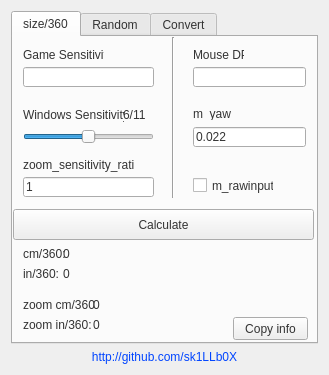
<?xml version="1.0" encoding="UTF-8"?>
<ui version="4.0">
 <class>Form</class>
 <widget class="QWidget" name="Form">
  <property name="geometry">
   <rect>
    <x>0</x>
    <y>0</y>
    <width>329</width>
    <height>375</height>
   </rect>
  </property>
  <property name="windowTitle">
   <string>Sensitivity Tools</string>
  </property>
  <property name="styleSheet">
   <string notr="true">color: #333;</string>
  </property>
  <layout class="QVBoxLayout" name="verticalLayout">
   <item>
    <layout class="QHBoxLayout" name="horizontalLayout"/>
   </item>
   <item>
    <widget class="QTabWidget" name="tabWidget">
     <property name="currentIndex">
      <number>0</number>
     </property>
     <widget class="QWidget" name="size">
      <attribute name="title">
       <string>size/360</string>
      </attribute>
      <widget class="QPushButton" name="size_calculate">
       <property name="geometry">
        <rect>
         <x>0</x>
         <y>172</y>
         <width>301</width>
         <height>31</height>
        </rect>
       </property>
       <property name="text">
        <string>Calculate</string>
       </property>
      </widget>
      <widget class="QLabel" name="label">
       <property name="geometry">
        <rect>
         <x>10</x>
         <y>210</y>
         <width>46</width>
         <height>13</height>
        </rect>
       </property>
       <property name="text">
        <string>cm/360:</string>
       </property>
      </widget>
      <widget class="QLineEdit" name="size_sens">
       <property name="geometry">
        <rect>
         <x>10</x>
         <y>30</y>
         <width>131</width>
         <height>20</height>
        </rect>
       </property>
      </widget>
      <widget class="QLineEdit" name="size_dpi">
       <property name="geometry">
        <rect>
         <x>180</x>
         <y>30</y>
         <width>113</width>
         <height>20</height>
        </rect>
       </property>
      </widget>
      <widget class="QSlider" name="size_win_sens">
       <property name="geometry">
        <rect>
         <x>10</x>
         <y>90</y>
         <width>131</width>
         <height>19</height>
        </rect>
       </property>
       <property name="minimum">
        <number>1</number>
       </property>
       <property name="maximum">
        <number>11</number>
       </property>
       <property name="value">
        <number>6</number>
       </property>
       <property name="orientation">
        <enum>Qt::Horizontal</enum>
       </property>
      </widget>
      <widget class="QLabel" name="label_2">
       <property name="geometry">
        <rect>
         <x>10</x>
         <y>10</y>
         <width>81</width>
         <height>16</height>
        </rect>
       </property>
       <property name="text">
        <string>Game Sensitivity</string>
       </property>
      </widget>
      <widget class="QLabel" name="label_3">
       <property name="geometry">
        <rect>
         <x>180</x>
         <y>10</y>
         <width>51</width>
         <height>16</height>
        </rect>
       </property>
       <property name="text">
        <string>Mouse DPI</string>
       </property>
      </widget>
      <widget class="QLabel" name="label_4">
       <property name="geometry">
        <rect>
         <x>180</x>
         <y>70</y>
         <width>46</width>
         <height>13</height>
        </rect>
       </property>
       <property name="text">
        <string>m_yaw</string>
       </property>
      </widget>
      <widget class="QLineEdit" name="size_yaw">
       <property name="geometry">
        <rect>
         <x>180</x>
         <y>90</y>
         <width>113</width>
         <height>20</height>
        </rect>
       </property>
       <property name="text">
        <string>0.022</string>
       </property>
      </widget>
      <widget class="QLabel" name="label_5">
       <property name="geometry">
        <rect>
         <x>10</x>
         <y>70</y>
         <width>101</width>
         <height>16</height>
        </rect>
       </property>
       <property name="text">
        <string>Windows Sensitivity:</string>
       </property>
      </widget>
      <widget class="QLabel" name="size_label_win">
       <property name="geometry">
        <rect>
         <x>110</x>
         <y>70</y>
         <width>46</width>
         <height>16</height>
        </rect>
       </property>
       <property name="text">
        <string>6/11</string>
       </property>
      </widget>
      <widget class="QLabel" name="label_6">
       <property name="geometry">
        <rect>
         <x>10</x>
         <y>230</y>
         <width>46</width>
         <height>13</height>
        </rect>
       </property>
       <property name="text">
        <string>in/360:</string>
       </property>
      </widget>
      <widget class="QLabel" name="label_7">
       <property name="geometry">
        <rect>
         <x>10</x>
         <y>120</y>
         <width>111</width>
         <height>16</height>
        </rect>
       </property>
       <property name="text">
        <string>zoom_sensitivity_ratio</string>
       </property>
      </widget>
      <widget class="QLineEdit" name="size_zoom">
       <property name="geometry">
        <rect>
         <x>10</x>
         <y>140</y>
         <width>131</width>
         <height>20</height>
        </rect>
       </property>
       <property name="text">
        <string>1</string>
       </property>
      </widget>
      <widget class="QLabel" name="label_8">
       <property name="geometry">
        <rect>
         <x>10</x>
         <y>260</y>
         <width>71</width>
         <height>16</height>
        </rect>
       </property>
       <property name="text">
        <string>zoom cm/360:</string>
       </property>
      </widget>
      <widget class="QLabel" name="label_9">
       <property name="geometry">
        <rect>
         <x>10</x>
         <y>280</y>
         <width>71</width>
         <height>16</height>
        </rect>
       </property>
       <property name="text">
        <string>zoom in/360:</string>
       </property>
      </widget>
      <widget class="QLabel" name="size_result_cm">
       <property name="geometry">
        <rect>
         <x>50</x>
         <y>210</y>
         <width>46</width>
         <height>13</height>
        </rect>
       </property>
       <property name="text">
        <string>0</string>
       </property>
      </widget>
      <widget class="QLabel" name="size_result_in">
       <property name="geometry">
        <rect>
         <x>50</x>
         <y>230</y>
         <width>46</width>
         <height>13</height>
        </rect>
       </property>
       <property name="text">
        <string>0</string>
       </property>
      </widget>
      <widget class="QLabel" name="size_result_zoom_cm">
       <property name="geometry">
        <rect>
         <x>80</x>
         <y>260</y>
         <width>46</width>
         <height>16</height>
        </rect>
       </property>
       <property name="text">
        <string>0</string>
       </property>
      </widget>
      <widget class="QLabel" name="size_result_zoom_in">
       <property name="geometry">
        <rect>
         <x>80</x>
         <y>280</y>
         <width>46</width>
         <height>16</height>
        </rect>
       </property>
       <property name="text">
        <string>0</string>
       </property>
      </widget>
      <widget class="QCheckBox" name="size_rawinput">
       <property name="geometry">
        <rect>
         <x>180</x>
         <y>140</y>
         <width>81</width>
         <height>17</height>
        </rect>
       </property>
       <property name="toolTip">
        <string>will reset windows sensitivity to 6/11</string>
       </property>
       <property name="text">
        <string>m_rawinput</string>
       </property>
      </widget>
      <widget class="Line" name="line">
       <property name="geometry">
        <rect>
         <x>150</x>
         <y>0</y>
         <width>20</width>
         <height>161</height>
        </rect>
       </property>
       <property name="orientation">
        <enum>Qt::Vertical</enum>
       </property>
      </widget>
      <widget class="QPushButton" name="size_copy">
       <property name="enabled">
        <bool>true</bool>
       </property>
       <property name="geometry">
        <rect>
         <x>220</x>
         <y>280</y>
         <width>75</width>
         <height>23</height>
        </rect>
       </property>
       <property name="text">
        <string>Copy info</string>
       </property>
      </widget>
     </widget>
     <widget class="QWidget" name="random">
      <attribute name="title">
       <string>Random</string>
      </attribute>
      <widget class="QLabel" name="label_10">
       <property name="geometry">
        <rect>
         <x>10</x>
         <y>10</y>
         <width>61</width>
         <height>16</height>
        </rect>
       </property>
       <property name="text">
        <string>Mouse DPI</string>
       </property>
      </widget>
      <widget class="QLineEdit" name="random_dpi">
       <property name="geometry">
        <rect>
         <x>10</x>
         <y>30</y>
         <width>113</width>
         <height>20</height>
        </rect>
       </property>
      </widget>
      <widget class="QPushButton" name="random_generate">
       <property name="geometry">
        <rect>
         <x>0</x>
         <y>150</y>
         <width>301</width>
         <height>31</height>
        </rect>
       </property>
       <property name="text">
        <string>Generate</string>
       </property>
      </widget>
      <widget class="QLabel" name="label_11">
       <property name="geometry">
        <rect>
         <x>10</x>
         <y>240</y>
         <width>71</width>
         <height>16</height>
        </rect>
       </property>
       <property name="text">
        <string>Mouse DPI:</string>
       </property>
      </widget>
      <widget class="QLabel" name="label_12">
       <property name="geometry">
        <rect>
         <x>10</x>
         <y>220</y>
         <width>91</width>
         <height>16</height>
        </rect>
       </property>
       <property name="text">
        <string>Game Sensitivity:</string>
       </property>
      </widget>
      <widget class="QLabel" name="label_13">
       <property name="geometry">
        <rect>
         <x>10</x>
         <y>270</y>
         <width>46</width>
         <height>13</height>
        </rect>
       </property>
       <property name="text">
        <string>cm/360:</string>
       </property>
      </widget>
      <widget class="QLabel" name="label_14">
       <property name="geometry">
        <rect>
         <x>10</x>
         <y>290</y>
         <width>46</width>
         <height>13</height>
        </rect>
       </property>
       <property name="text">
        <string>in/360:</string>
       </property>
      </widget>
      <widget class="QSlider" name="random_slider_type">
       <property name="geometry">
        <rect>
         <x>140</x>
         <y>30</y>
         <width>160</width>
         <height>19</height>
        </rect>
       </property>
       <property name="minimum">
        <number>1</number>
       </property>
       <property name="maximum">
        <number>3</number>
       </property>
       <property name="value">
        <number>2</number>
       </property>
       <property name="orientation">
        <enum>Qt::Horizontal</enum>
       </property>
      </widget>
      <widget class="QCheckBox" name="random_check_type">
       <property name="geometry">
        <rect>
         <x>140</x>
         <y>10</y>
         <width>51</width>
         <height>17</height>
        </rect>
       </property>
       <property name="text">
        <string>Type:</string>
       </property>
       <property name="checked">
        <bool>true</bool>
       </property>
      </widget>
      <widget class="QLabel" name="random_type">
       <property name="geometry">
        <rect>
         <x>190</x>
         <y>10</y>
         <width>46</width>
         <height>16</height>
        </rect>
       </property>
       <property name="text">
        <string>Medium</string>
       </property>
      </widget>
      <widget class="QLabel" name="random_gen_sens">
       <property name="geometry">
        <rect>
         <x>100</x>
         <y>220</y>
         <width>46</width>
         <height>16</height>
        </rect>
       </property>
       <property name="text">
        <string>0</string>
       </property>
      </widget>
      <widget class="QLabel" name="random_gen_cm">
       <property name="geometry">
        <rect>
         <x>50</x>
         <y>270</y>
         <width>46</width>
         <height>13</height>
        </rect>
       </property>
       <property name="text">
        <string>0</string>
       </property>
      </widget>
      <widget class="QLabel" name="random_gen_in">
       <property name="geometry">
        <rect>
         <x>50</x>
         <y>290</y>
         <width>46</width>
         <height>13</height>
        </rect>
       </property>
       <property name="text">
        <string>0</string>
       </property>
      </widget>
      <widget class="QLabel" name="random_gen_dpi">
       <property name="geometry">
        <rect>
         <x>70</x>
         <y>240</y>
         <width>46</width>
         <height>16</height>
        </rect>
       </property>
       <property name="text">
        <string>0</string>
       </property>
      </widget>
      <widget class="QLabel" name="label_15">
       <property name="geometry">
        <rect>
         <x>10</x>
         <y>60</y>
         <width>46</width>
         <height>13</height>
        </rect>
       </property>
       <property name="text">
        <string>Mouse:</string>
       </property>
      </widget>
      <widget class="QRadioButton" name="random_razer">
       <property name="geometry">
        <rect>
         <x>10</x>
         <y>100</y>
         <width>291</width>
         <height>17</height>
        </rect>
       </property>
       <property name="text">
        <string>Razer -&gt; 400-6400 DPI</string>
       </property>
      </widget>
      <widget class="QRadioButton" name="random_logitech">
       <property name="geometry">
        <rect>
         <x>10</x>
         <y>80</y>
         <width>291</width>
         <height>17</height>
        </rect>
       </property>
       <property name="text">
        <string>Logitech -&gt; 400-4000 DPI</string>
       </property>
       <property name="checked">
        <bool>true</bool>
       </property>
      </widget>
      <widget class="QRadioButton" name="random_zowie">
       <property name="geometry">
        <rect>
         <x>10</x>
         <y>120</y>
         <width>291</width>
         <height>17</height>
        </rect>
       </property>
       <property name="text">
        <string>Zowie -&gt; 450 or 1150 or 2300 DPI</string>
       </property>
      </widget>
      <widget class="Line" name="line_2">
       <property name="geometry">
        <rect>
         <x>0</x>
         <y>190</y>
         <width>301</width>
         <height>20</height>
        </rect>
       </property>
       <property name="orientation">
        <enum>Qt::Horizontal</enum>
       </property>
      </widget>
     </widget>
     <widget class="QWidget" name="convert">
      <attribute name="title">
       <string>Convert</string>
      </attribute>
      <widget class="QLineEdit" name="convert_dpi">
       <property name="geometry">
        <rect>
         <x>10</x>
         <y>30</y>
         <width>113</width>
         <height>20</height>
        </rect>
       </property>
      </widget>
      <widget class="QPushButton" name="convert_btn">
       <property name="geometry">
        <rect>
         <x>180</x>
         <y>160</y>
         <width>111</width>
         <height>41</height>
        </rect>
       </property>
       <property name="text">
        <string>Convert</string>
       </property>
      </widget>
      <widget class="QLabel" name="label_16">
       <property name="geometry">
        <rect>
         <x>10</x>
         <y>10</y>
         <width>71</width>
         <height>16</height>
        </rect>
       </property>
       <property name="text">
        <string>DPI</string>
       </property>
      </widget>
      <widget class="QLineEdit" name="convert_sens">
       <property name="geometry">
        <rect>
         <x>10</x>
         <y>90</y>
         <width>113</width>
         <height>20</height>
        </rect>
       </property>
      </widget>
      <widget class="QLabel" name="label_17">
       <property name="geometry">
        <rect>
         <x>10</x>
         <y>70</y>
         <width>101</width>
         <height>16</height>
        </rect>
       </property>
       <property name="text">
        <string>Sensitivity</string>
       </property>
      </widget>
      <widget class="QLineEdit" name="convert_new_dpi">
       <property name="geometry">
        <rect>
         <x>10</x>
         <y>160</y>
         <width>113</width>
         <height>20</height>
        </rect>
       </property>
      </widget>
      <widget class="QLabel" name="label_18">
       <property name="geometry">
        <rect>
         <x>10</x>
         <y>140</y>
         <width>46</width>
         <height>13</height>
        </rect>
       </property>
       <property name="text">
        <string>New DPI</string>
       </property>
      </widget>
      <widget class="QLabel" name="label_19">
       <property name="enabled">
        <bool>true</bool>
       </property>
       <property name="geometry">
        <rect>
         <x>10</x>
         <y>190</y>
         <width>81</width>
         <height>16</height>
        </rect>
       </property>
       <property name="autoFillBackground">
        <bool>false</bool>
       </property>
       <property name="text">
        <string>New Sensitivity:</string>
       </property>
      </widget>
      <widget class="QLabel" name="convert_new_sens">
       <property name="geometry">
        <rect>
         <x>90</x>
         <y>190</y>
         <width>41</width>
         <height>16</height>
        </rect>
       </property>
       <property name="text">
        <string>0</string>
       </property>
      </widget>
      <widget class="QCheckBox" name="convert_all">
       <property name="geometry">
        <rect>
         <x>180</x>
         <y>10</y>
         <width>70</width>
         <height>17</height>
        </rect>
       </property>
       <property name="toolTip">
        <string>will show a list with all dpi available in certain mouse...</string>
       </property>
       <property name="text">
        <string>ALL DPIs</string>
       </property>
      </widget>
      <widget class="QRadioButton" name="convert_razer">
       <property name="enabled">
        <bool>false</bool>
       </property>
       <property name="geometry">
        <rect>
         <x>180</x>
         <y>70</y>
         <width>121</width>
         <height>41</height>
        </rect>
       </property>
       <property name="text">
        <string>Razer
400-6400 DPI</string>
       </property>
      </widget>
      <widget class="QRadioButton" name="convert_zowie">
       <property name="enabled">
        <bool>false</bool>
       </property>
       <property name="geometry">
        <rect>
         <x>180</x>
         <y>110</y>
         <width>121</width>
         <height>41</height>
        </rect>
       </property>
       <property name="text">
        <string>Zowie -&gt; 450,
1150 or 2300 DPI</string>
       </property>
      </widget>
      <widget class="QRadioButton" name="convert_logitech">
       <property name="enabled">
        <bool>false</bool>
       </property>
       <property name="geometry">
        <rect>
         <x>180</x>
         <y>40</y>
         <width>111</width>
         <height>31</height>
        </rect>
       </property>
       <property name="text">
        <string>Logitech
400-4000 DPI</string>
       </property>
       <property name="checked">
        <bool>true</bool>
       </property>
      </widget>
      <widget class="QLabel" name="label_20">
       <property name="geometry">
        <rect>
         <x>180</x>
         <y>30</y>
         <width>46</width>
         <height>13</height>
        </rect>
       </property>
       <property name="text">
        <string>Mouse:</string>
       </property>
      </widget>
      <widget class="QTextEdit" name="convert_list">
       <property name="geometry">
        <rect>
         <x>10</x>
         <y>210</y>
         <width>281</width>
         <height>91</height>
        </rect>
       </property>
      </widget>
     </widget>
    </widget>
   </item>
   <item>
    <widget class="QLabel" name="skillurl">
     <property name="cursor">
      <cursorShape>ArrowCursor</cursorShape>
     </property>
     <property name="styleSheet">
      <string notr="true">color: rgb(0, 68, 255)</string>
     </property>
     <property name="text">
      <string>http://github.com/sk1LLb0X</string>
     </property>
     <property name="textFormat">
      <enum>Qt::AutoText</enum>
     </property>
     <property name="alignment">
      <set>Qt::AlignCenter</set>
     </property>
     <property name="textInteractionFlags">
      <set>Qt::LinksAccessibleByMouse</set>
     </property>
    </widget>
   </item>
  </layout>
 </widget>
 <resources/>
 <connections/>
</ui>
